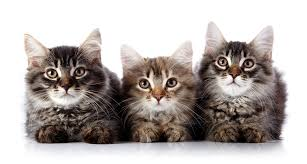
#> input picture catimgs/cat4.jpeg, 307 x 164 px
$ python catdetect.py --image catimgs/cat4.jpeg
#> lines starting #> are read from the running program, lines starting #| are printed output that depends on the picture; after the words box and inside, x2 and y2 are one past the last pixel; in counts of white or black regions, pixels touching at a corner belong together
# import the necessary packages
# $ python catdetect.py --image <image>.jpg
import argparse
import cv2

# construct the argument parse and parse the arguments
ap = argparse.ArgumentParser()
ap.add_argument("-i", "--image", required=True,
	help="path to the input image")
ap.add_argument("-c", "--cascade",
	default="haarcascade_frontalcatface.xml",
	help="path to cat detector haar cascade")
args = vars(ap.parse_args())

# load the input image and convert it to grayscale
image = cv2.imread(args["image"])
#> image is the input picture: shape (164, 307, 3); mean B, G, R 172.8, 175.7, 182.7
gray = cv2.cvtColor(image, cv2.COLOR_BGR2GRAY)
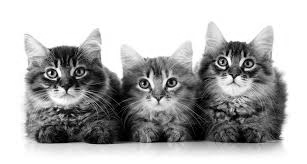
#> gray: shape (164, 307); min 0, max 255, mean 177.5

# load the cat detector Haar cascade, then detect cat faces
# in the input image
detector = cv2.CascadeClassifier(args["cascade"])
rects = detector.detectMultiScale(gray, scaleFactor=1.1,
	minNeighbors=5, minSize=(10, 10))
#> rects = [[206, 40, 56, 56], [127, 59, 61, 61], [34, 49, 60, 60]]

# loop over the cat faces and draw a rectangle surrounding each
for (i, (x, y, w, h)) in enumerate(rects):
	cv2.rectangle(image, (x, y), (x + w, y + h), (0, 0, 255), 2)
	cv2.putText(image, "Cat #{}".format(i + 1), (x, y - 10),
		cv2.FONT_HERSHEY_SIMPLEX, 0.55, (0, 0, 255), 2)
#> this loop made 3 passes
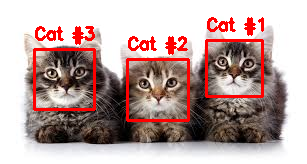
#> image: shape (164, 307, 3); 6.75% of pixels changed, all inside (x1, y1, x2, y2) = (33, 17, 264, 122)

# show the detected cat faces
cv2.imshow("Cat Faces", image)
cv2.waitKey(0)

# for cat3.jpeg scaleFactor=1.1, minNeighbors=5, minSize=(10,10)
# works for cat4.jpeg as well

$ run again, with catimgs/cat1.jpeg copied over catimgs/cat4.jpeg
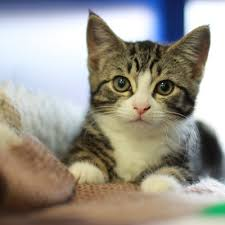
#> input picture catimgs/cat1.jpeg, 225 x 225 px
#> image is the input picture: shape (225, 225, 3); mean B, G, R 140.6, 150.6, 155.3
#> `gray = cv2.cvtColor(image, cv2.COLOR_BGR2GRAY)`:
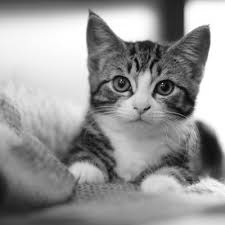
#> gray: shape (225, 225); min 0, max 255, mean 150.9
#> rects = [[99, 52, 86, 86]]
#> the loop `for (i, (x, y, w, h)) in enumerate(rects):` made 1 pass
#> after the loop `for (i, (x, y, w, h)) in enumerate(rects):`:
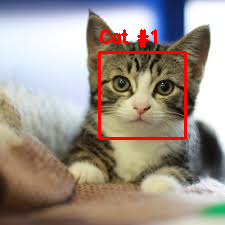
#> image: shape (225, 225, 3); 2.83% of pixels changed, all inside (x1, y1, x2, y2) = (98, 29, 187, 140)

$ run again, with catimgs/IMG_1478.JPG copied over catimgs/cat4.jpeg
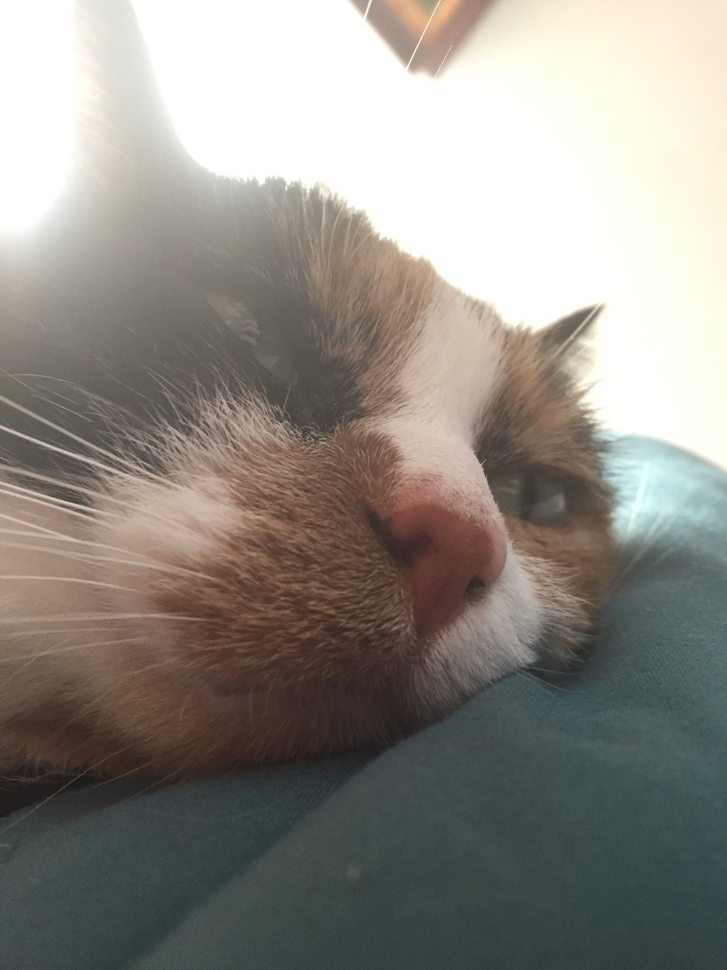
#> input picture catimgs/IMG_1478.JPG, 727 x 970 px, shrunk from 2448 x 3264 before the run
#> image is the input picture: shape (970, 727, 3); mean B, G, R 132.4, 139.4, 143
#> `gray = cv2.cvtColor(image, cv2.COLOR_BGR2GRAY)`:
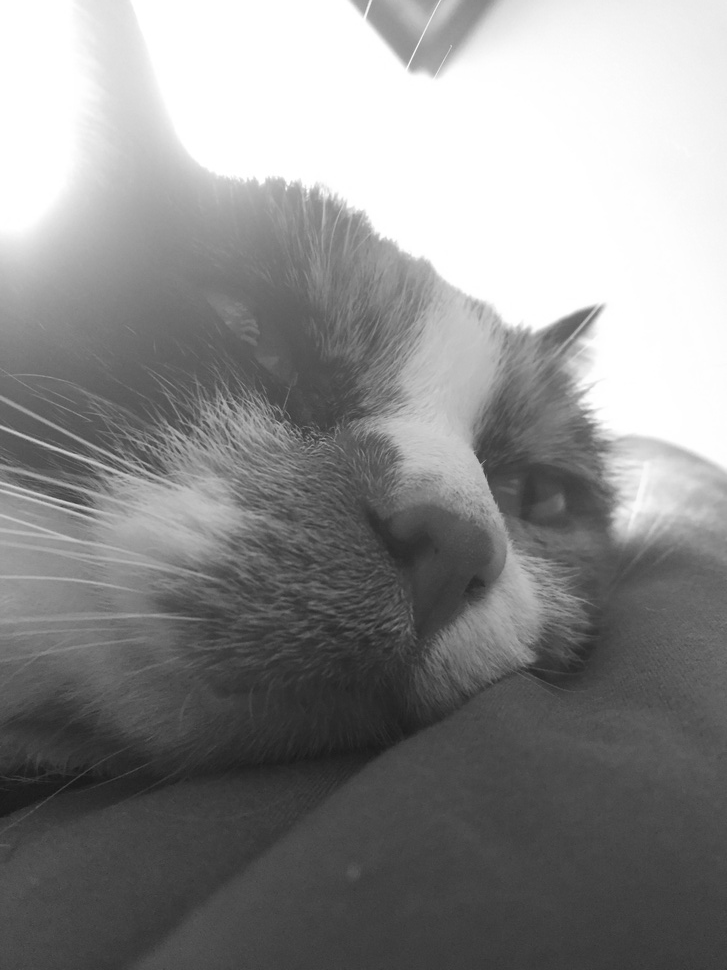
#> gray: shape (970, 727); min 23, max 255, mean 139.7
#> rects = ()
